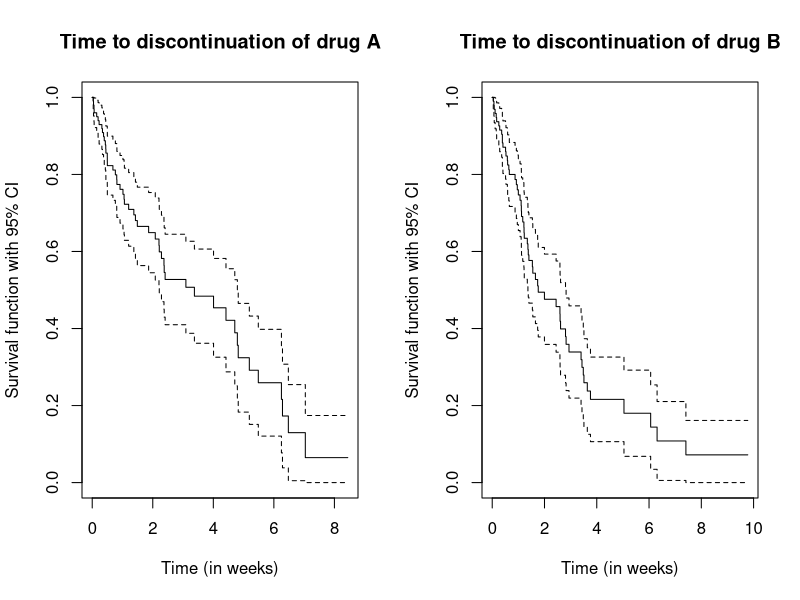
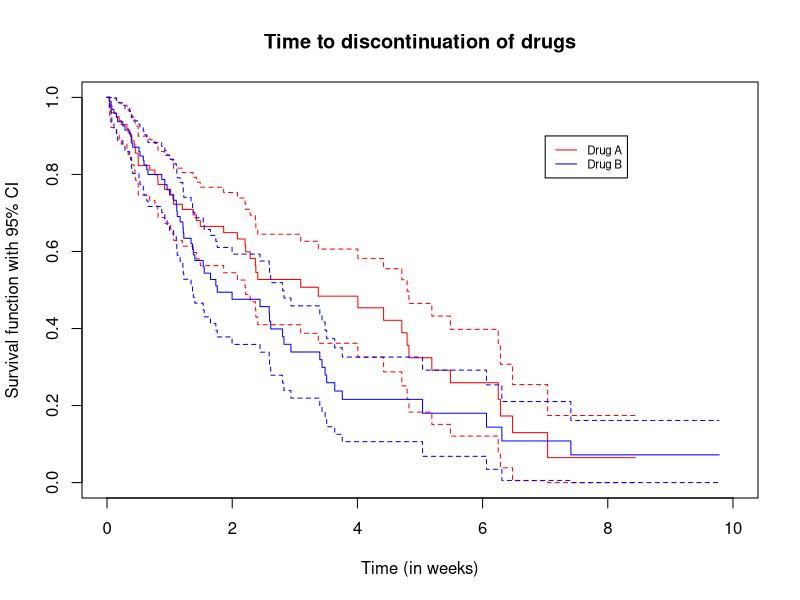
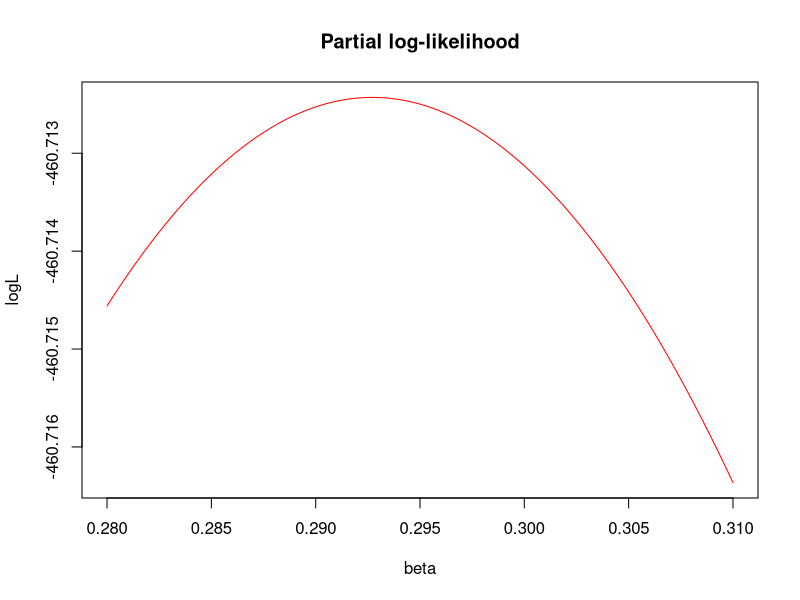
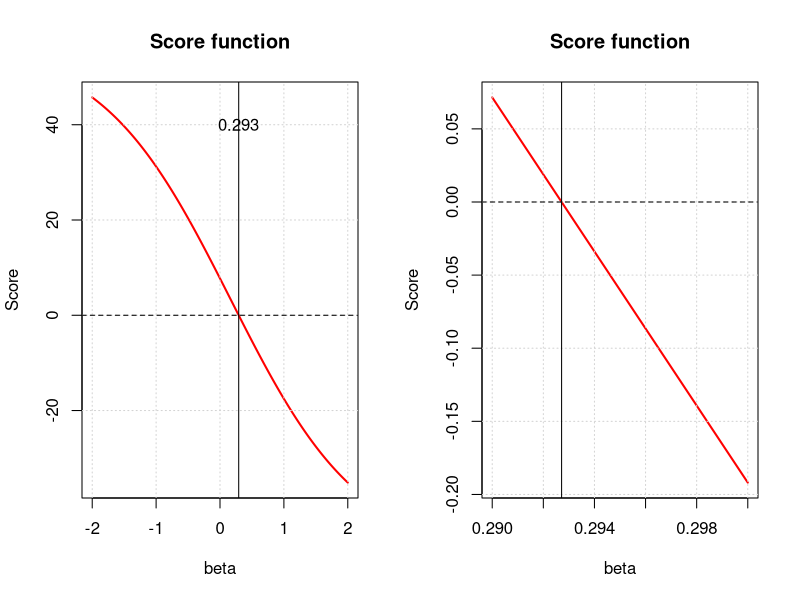

R code for these plots, in order:
#
#     R-code to generate data for Assignment 1.  This code MUST be
#     placed at the start of your own R-script.  You must edit
#     the argument to the set.seed( ) function to fit your own
#     registration number
#
set.seed(3031)
#
#     Generate sample A times with censorng
#
LenA <- 100
TimeA <- sort(round(rexp(LenA, 0.5), digits = 10))
CensorA <- rbinom(LenA,1,0.5)
cbind(TimeA, CensorA)
#
#     Generate sample B times with censorng
#
LenB <- 100
TimeB <- sort(round(rexp(LenB, 0.5), digits = 10))
CensorB <- rbinom(LenB,1,0.6)
cbind(TimeB, CensorB)
#
#     Combine data
#
Time <- c(TimeA, TimeB)
Censor <- c(CensorA, CensorB)
Group <- factor(c(rep(1,LenA), rep(2,LenB)))
cbind(Time, Censor, Group)

####################################################
# Please insert your R code after this line
####################################################
library(survival)

par(mfrow=c(1,2))   #fit two graph side by side
KM.survA <- survfit(Surv(TimeA, CensorA)~1,conf.type="plain") #fitted Cox model for drug A
names(KM.survA)
summary(KM.survA)   #Kaplan-Meier estimate of the survival function for drug A
#Graph of Kaplan-Meier etimate of survivor function for drug A
plot(KM.survA,main="Time to discontinuation of drug A",xlab="Time (in weeks)",ylab="Survival function with 95% CI")

KM.survB <- survfit(Surv(TimeB, CensorB)~1,conf.type="plain") #fitted Cox model for drug B
names(KM.survB)
summary(KM.survB)   #Kaplan-Meier estimate of the survival function for drug B
#Graph of Kaplan-Meier etimate of survivor function for drug B
plot(KM.survB,main="Time to discontinuation of drug B",xlab="Time (in weeks)",ylab="Survival function with 95% CI")

par(mfrow=c(1,1))   #fit original size
#fit both Kaplan-Meier plots into a graph
plot(KM.survA,main="Time to discontinuation of drugs",xlim=c(0,10),xlab="Time (in weeks)",ylab="Survival function with 95% CI",col="red")
lines(KM.survB,col="blue")
legend(7, 0.9, legend=c("Drug A", "Drug B"), col=c("red", "blue"), lty=1:1, cex=0.7)

Cox.fit <- coxph(Surv(Time,Censor) ~ Group)   #Cox fit proportional hazards regression model
summary(Cox.fit)

A <- summary(KM.survA)  #summary of survivor function of drug A
B <- summary(KM.survB)  #summary of survivor function of drug B

#partial log-likelihood function
partloglik = function(beta){
likeA <- numeric()    #empty vector for individual likelihood of patient taking drug A
likeB <- numeric()    #empty vector for individual likelihood of patient taking drug B
multA = 1   #initial value of multA
multB = 1   #initial value of multB

#partial likelihood for survivor function of A
for(i in 1:length(A$time)){
  likeA[i]=1/(length(which(TimeA>=A$time[i]))+(length(which(TimeB>=A$time[i])))*exp(beta))
  multA=multA*likeA[i]
}

#partial likelihood for survivor function of B
for(j in 1:length(B$time)){
  likeB[j]=exp(beta)/(length(which(TimeA>=B$time[j]))+(length(which(TimeB>=B$time[j])))*exp(beta))
  multB=multB*likeB[j]
}

#partial log-likelihood
logfunction = log(multA*multB)
return(logfunction)
}

partial = rep(0,1000)   #empty vector for beta values
y <- seq(0.28, 0.31, length = 1000)   #sequence
  
#obtain value from function
for(g in 1:length(y)){
  partial[g]=partloglik(y[g])
}

#plot graph of partial log-likelihood function
plot(y, partial, main = "Partial log-likelihood", type = "l", xlab = "beta", ylab = "logL", col = "red")

which.max(partial)    #maximum point of partial log-likelihood graph
Beta = y[which.max(partial)] ; Beta #maximum likelihood estimator of Beta

#score function
score <- function(x,h){
  h=10^(-4)   #small h
  (partloglik(x+h/2) - partloglik(x-h/2))/h     #first derivative principle
}

#function to plot score function graph
plotscore = function(Left, Right){
score1=rep(0,1000)  #empty vector for score values
x <- seq(Left, Right, length = 1000)  #sequence

#obtain values from function
for(k in 1:length(x)){
  score1[k]=score(x[k])
}

#plot graph of score function
plot(x, score1, main = "Score function", type = "l", xlab = "beta", ylab = "Score", col = "red", lwd = 2)
grid()
abline(h = 0, lty = 2)  #horizontal line at y=0
}
par(mfrow=c(1,2))
plotscore(-2,2) #plot graph
abline(v=Cox.fit$coefficients)  #vertical line at maximum likelihood estimator of Beta
text(0.29,40,labels=round(Beta,3))  #add label to line
plotscore(0.29,0.3) #plot graph
abline(v=Cox.fit$coefficients)  #vertical line at maximum likelihood estimator of Beta

############WALD TEST########################
#function of second derivative
Deriv2 <- function(x,h){
    (partloglik(x+h) - 2*partloglik(x) + partloglik(x-h))/h^2
}
Info <- -Deriv2(Beta, 10^(-4))  #information function
Var <- 1/Info   #variance
Var
zsq <- ((Beta - 0)^2)/Var ; zsq

############LRT##############################
Lambda <- -2 *(partloglik(0) - partloglik(Beta))

############Score Test######################
U0 <- score(0, 10^(-4))
I0 <- -Deriv2(0, 10^(-4))
Score <- U0^2/I0

#display values
Tests <- c(zsq, Lambda, Score)
names(Tests) <- c("Wald", "LRT", "Score")
Tests
